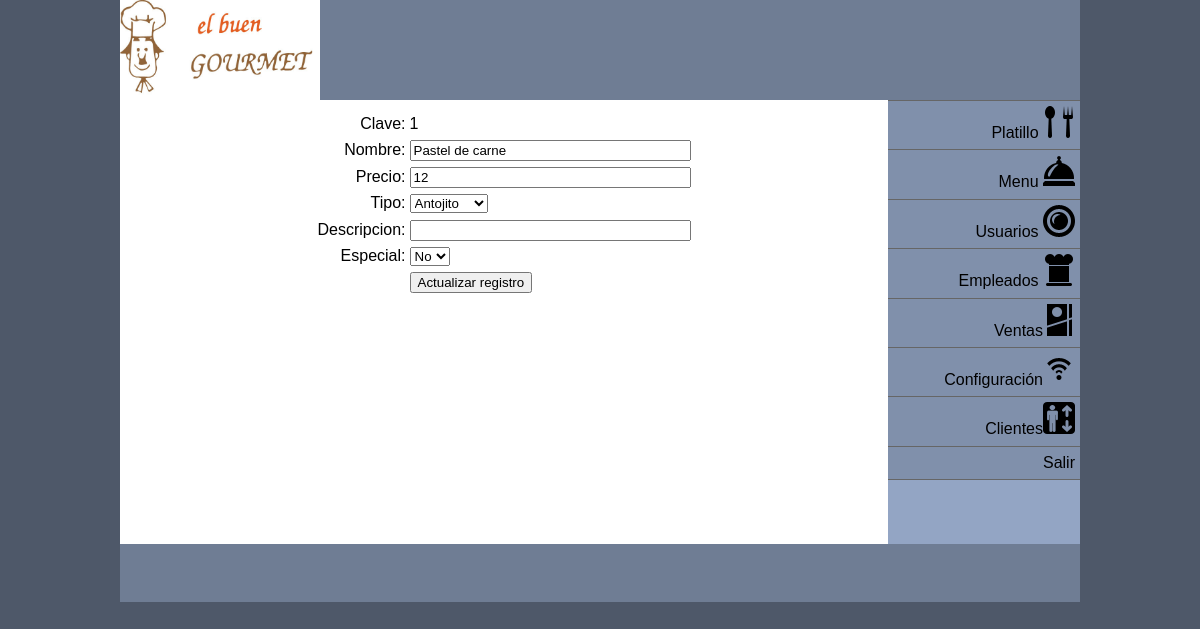
Screenshot of /System/Templates/modificarPlatillo.php?id=1 (signed in) with the database file from the repository.
### tables this page shows
CREATE TABLE `platillo` (
  `id_plat` varchar(10) NOT NULL,
  `nombre_plat` varchar(50) NOT NULL,
  `precio` double NOT NULL,
  `tipo` varchar(50) NOT NULL,
  `descripcion_plat` varchar(50) DEFAULT NULL,
  `especial` int(11) NOT NULL,
  PRIMARY KEY (`id_plat`)
);

### System/Templates/modificarPlatillo.php (the view, shortened to what this page needs)
<?php require_once('../Connections/COnexionGourmet.php'); ?>
<?php
if (!function_exists("GetSQLValueString")) {
function GetSQLValueString($theValue, $theType, $theDefinedValue = "", $theNotDefinedValue = "")
{
  $theValue = function_exists("mysql_real_escape_string") ? mysql_real_escape_string($theValue) : mysql_escape_string($theValue);
  switch ($theType) {
    case "text":
      $theValue = ($theValue != "") ? "'" . $theValue . "'" : "NULL";
      break;
  }
  return $theValue;
}
}
$editFormAction = $_SERVER['PHP_SELF'];
if (isset($_SERVER['QUERY_STRING'])) {
  $editFormAction .= "?" . htmlentities($_SERVER['QUERY_STRING']);
}
$colname_editarPlatillo = "-1";
if (isset($_GET['id'])) {
  $colname_editarPlatillo = $_GET['id'];
}
$query_editarPlatillo = sprintf("SELECT * FROM platillo WHERE id_plat = %s", GetSQLValueString($colname_editarPlatillo, "text"));
$editarPlatillo = mysql_query($query_editarPlatillo, $COnexionGourmet) or die(mysql_error());
$row_editarPlatillo = mysql_fetch_assoc($editarPlatillo);
?>
<!DOCTYPE html PUBLIC "-//W3C//DTD XHTML 1.0 Transitional//EN" "http://www.w3.org/TR/xhtml1/DTD/xhtml1-transitional.dtd">
<html xmlns="http://www.w3.org/1999/xhtml">
<head>
<link href="../SpryAssets/SpryValidationTextField.css" rel="stylesheet" type="text/css" />
</head>
<body>
<div class="container">
  <div class="header"><a href="../menuAdmin.php"><img src="../Img/logox.jpg" width="200" height="100" /></a></div>
  <div class="sidebar1">
    <div align="right">
      <ul class="nav">
        <li><a href="../MenuPlatillo.php">Platillo <img src="../Img/icons/spoon-fork.png" width="32" height="32" /></a></li>
        <li><a href="../Menumenu.php">Menu <img src="../Img/icons/bell.png" width="32" height="32" /></a></li>
        <li><a href="../menu%20usuarios.php">Usuarios <img src="../Img/icons/plate.png" width="32" height="32" /></a></li>
        <li><a href="../menu%20empleado.php">Empleados <img src="../Img/icons/chef-hat.png" width="32" height="32" /></a></li>
        <li><a href="../menuVentas.php">Ventas<img src="../Img/icons/menu-card.png" width="32" height="32" alt="Administrar ventas" /></a></li>
        <li><a href="../menuConfiguracion.php">Configuración<img src="../Img/icons/wifi.png" width="32" height="32" /></a></li>
        <li><a href="../Menu%20Clientes.php">Clientes<img src="../Img/icons/lift.png" width="32" height="32" alt="clientes" /></a></li>
        <li><a href="../Loging.php">Salir</a></li>
      </ul>
    </div>
    <p align="right">&nbsp;</p>
  </div>
  <div class="content">
  <form action="<?php echo $editFormAction; ?>" method="post" name="form1" id="form1">
    <table align="center">
      <tr valign="baseline">
        <td nowrap="nowrap" align="right">Clave:</td>
        <td><?php echo $row_editarPlatillo['id_plat']; ?></td>
      </tr>
      <tr valign="baseline">
        <td nowrap="nowrap" align="right">Nombre:</td>
        <td><span id="sprytextfield1">
          <input type="text" name="nombre_plat" value="<?php echo htmlentities($row_editarPlatillo['nombre_plat'], ENT_COMPAT, 'utf-8'); ?>" size="32" />
          <span class="textfieldRequiredMsg">Se necesita un valor.</span></span></td>
      </tr>
      <tr valign="baseline">
        <td nowrap="nowrap" align="right">Precio:</td>
        <td><span id="sprytextfield2">
        <input type="text" name="precio" value="<?php echo htmlentities($row_editarPlatillo['precio'], ENT_COMPAT, 'utf-8'); ?>" size="32" />
        <span class="textfieldRequiredMsg">Se necesita un valor.</span><span class="textfieldInvalidFormatMsg">Debe de poner dos decimales .00</span></span></td>
      </tr>
      <tr valign="baseline">
        <td nowrap="nowrap" align="right">Tipo:</td>
        <td><select name="tipo">
          <option value="Antojito" <?php if (!(strcmp("Antojito", htmlentities($row_editarPlatillo['tipo'], ENT_COMPAT, 'utf-8')))) {echo "SELECTED";} ?>>Antojito</option>
        </select></td>
      </tr>
      <tr valign="baseline">
        <td nowrap="nowrap" align="right">Descripcion:</td>
        <td><input type="text" name="descripcion_plat" value="<?php echo htmlentities($row_editarPlatillo['descripcion_plat'], ENT_COMPAT, 'utf-8'); ?>" size="32" /></td>
      </tr>
      <tr valign="baseline">
        <td nowrap="nowrap" align="right">Especial:</td>
        <td><select name="especial">
          <option value="0" <?php if (!(strcmp(0, htmlentities($row_editarPlatillo['especial'], ENT_COMPAT, 'utf-8')))) {echo "SELECTED";} ?>>No</option>
        </select></td>
      </tr>
      <tr valign="baseline">
        <td nowrap="nowrap" align="right">&nbsp;</td>
        <td><input type="submit" value="Actualizar registro" /></td>
      </tr>
    </table>
  </form>
  <p>&nbsp;</p>
  </div>
  <div class="footer">
    <p align="right">&nbsp;</p>
    </div>
  </div>
</body>
</html>

### System/Templates/modificarPlatillo.php (style rules this page uses)
ul, ol, dl { padding: 0; margin: 0; }
h1, h2, h3, h4, h5, h6, p { margin-top: 0; padding-right: 15px; padding-left: 15px; }
a img { border: none; }
a:link { color: #414958; }
.container { width: 80%; max-width: 1260px; min-width: 780px; background-color: #FFF; margin: 0 auto; }
.header { background-color: #6F7D94; }
.sidebar1 { float: right; width: 20%; background-color: #93A5C4; padding-bottom: 10px; }
.content { padding: 10px 0; width: 80%; float: right; }
ul.nav { list-style: none; border-top: 1px solid #666; margin-bottom: 15px; }
ul.nav li { border-bottom: 1px solid #666; }
ul.nav a, ul.nav a:visited { padding: 5px 5px 5px 15px; display: block; text-decoration: none; background-color: #8090AB; color: #000; }
.footer { padding: 10px 0; background-color: #6F7D94; position: relative; clear: both; }

### rows the page displays
platillo: id_plat "1", nombre_plat "Pastel de carne", precio "12"
